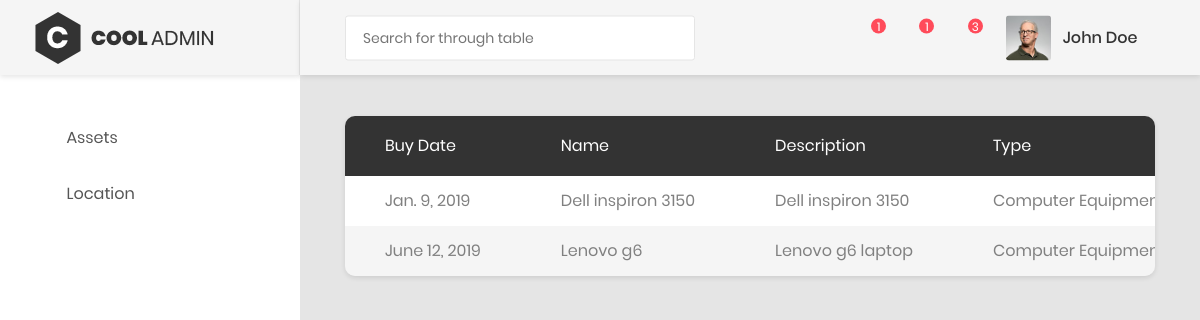
The app's page /assetmanager/pending (signed in) with its own data.
### AMS/models.py (models this page shows, shortened)
class Asset(models.Model):
    ASSET_CHOICES = (
            ('Automobile',   'Automobile'),
            ('AV Equipment', 'AV Equipment'),
            ('Computer Equipment',  'Computer Equipment'),
            ('Office Furniture & Stationary', 'Office Furniture & Stationary'),
        )
    DEPARTMENT = (
        ('I.T', 'I.T'),
        ('Finance', 'Finance'),
        ('Marketing', 'Marketing'),
        ('Sales', 'Sales'),
    )
    STATUS_CHOICES = (
            ('Working', 'Working'),
            ('Disabled', 'Disabled'),
    )
    Depreciation = (
        ('Straight Line', 'Straight Line'),
        ('Double-Declining Balance', 'Double-Declining Balance'),
        ('Sum of Years', 'Sum of Years'),
    )
    asset_id= models.AutoField(primary_key=True)
    acquisition_date = models.DateField(default=datetime.date.today)
    asset_name =  models.CharField(max_length=50, blank=True, )
    description = models.TextField(max_length=2000)
    asset_type = models.CharField(choices=ASSET_CHOICES, max_length=30)
    asset_barcode = models.CharField(max_length=30, blank=True, )
    asset_serial_number = models.CharField(max_length=80, blank=True, )
    asset_location = models.ForeignKey("Location", on_delete=models.PROTECT)
    asset_status = models.CharField(choices=STATUS_CHOICES, max_length=10)
    asset_owner = models.ForeignKey(settings.AUTH_USER_MODEL, on_delete=models.CASCADE)
    asset_user = models.CharField(max_length=30, blank=True, )
    asset_department = models.CharField(max_length=50)
    added_date = models.DateField(default=datetime.date.today)
    modified_date = models.DateField(default=datetime.date.today)
    purchase_value = models.DecimalField(max_digits=19, decimal_places=2,default=200.00)
    residual_value = models.DecimalField(max_digits=19, decimal_places=2,default=0.00)
    current_value = models.DecimalField(max_digits=19, decimal_places=2)
    life_expectancy = models.IntegerField(default=3)
    depr_model = models.CharField(choices=Depreciation, max_length=30,default='Straight Line')
    currentVal_date = models.DateField(default=datetime.date.today)
    asset_is_approved = models.BooleanField(_('approved'), default=False)
    asset_department = models.CharField(choices=DEPARTMENT, max_length=10)

### AMS/views.py (the view)
# urls.py: url('pending', ApprovalList.as_view(), name='pending'),
class ApprovalList(LoginRequiredMixin, ListView):
    model = Asset
    login_url = '/assetmanager/login/'
    redirect_field_name = 'redirect_to'
    template_name= 'approval_page.html'
    context_object_name = 'assets'
    paginate_by = 10
    queryset = Asset.objects.filter(asset_is_approved=False)

### AMS/models.py (called while the page is built)
    def __str__(self):
        return self.adress

### AMS/template/approval_page.html (shortened to what this page needs)
<!DOCTYPE html>
<html lang="en">
<head>
    {% load static %}
    {% load i18n staticfiles %}
    <link href="{% static 'css/font-face.css' %}" rel="stylesheet" media="all">
    <link href="{% static 'vendor/font-awesome-4.7/css/font-awesome.min.css' %}" rel="stylesheet" media="all">
    <link href="{% static 'vendor/font-awesome-5/css/fontawesome-all.min.css'%}" rel="stylesheet" media="all">
    <link href="{% static 'vendor/mdi-font/css/material-design-iconic-font.min.css'%}" rel="stylesheet" media="all">
    <link href="{% static 'vendor/bootstrap-4.1/bootstrap.min.css' %}" rel="stylesheet" media="all">
    <link href="{% static 'vendor/animsition/animsition.min.css'%}" rel="stylesheet" media="all">
    <link href="{% static 'vendor/bootstrap-progressbar/bootstrap-progressbar-3.3.4.min.css'%}" rel="stylesheet" media="all">
    <link href="{% static 'vendor/wow/animate.css'%}" rel="stylesheet" media="all">
    <link href="{% static 'vendor/css-hamburgers/hamburgers.min.css'%}" rel="stylesheet" media="all">
    <link href="{% static 'vendor/slick/slick.css'%}" rel="stylesheet" media="all">
    <link href="{% static 'vendor/select2/select2.min.css'%}" rel="stylesheet" media="all">
    <link href="{% static 'vendor/perfect-scrollbar/perfect-scrollbar.css'%}" rel="stylesheet" media="all">
    <link href="{% static 'vendor/data-tables/datatables.min.css'%}" rel="stylesheet" media="all">
    <link href="{% static 'vendor/data-tables/dataTables.bootstrap4.min.css'%}" rel="stylesheet" media="all">
    <link href="{% static 'css/theme.css'%}" rel="stylesheet" media="all">
</head>
<body class="animsition">
    <div class="page-wrapper">
        <aside class="menu-sidebar d-none d-lg-block">
            <div class="logo">
                <a href="#">
                    <img src="images/icon/logo.png" alt="Cool Admin" />
                </a>
            </div>
            <div class="menu-sidebar__content js-scrollbar1">
                <nav class="navbar-sidebar">
                    <ul class="list-unstyled navbar__list">
                 <li class="has-sub">
                            <a class="js-arrow" href="#">
                                <i class="fas fa-desktop"></i>Assets</a>
                 </li>
                          <li class="has-sub">
                            <a class="js-arrow" href="#">
                                <i class="fas fa-copy"></i>Location</a>
                       </li>
                    </ul>
                </nav>
            </div>
        </aside>
        <div class="page-container">
            <header class="header-desktop">
                <div class="section__content section__content--p30">
                    <div class="container-fluid">
                        <div class="header-wrap">
                                <input class="au-input au-input--xl" type="text" id="txtSearch"  placeholder="Search for through table" />
                            <div class="header-button">
                                <div class="noti-wrap">
                                    <div class="noti__item js-item-menu">
                                        <i class="zmdi zmdi-comment-more"></i>
                                        <span class="quantity">1</span>
                                    </div>
                                    <div class="noti__item js-item-menu">
                                        <i class="zmdi zmdi-email"></i>
                                        <span class="quantity">1</span>
                                    </div>
                                    <div class="noti__item js-item-menu">
                                        <i class="zmdi zmdi-notifications"></i>
                                        <span class="quantity">3</span>
                                    </div>
                                </div>
                                <div class="account-wrap">
                                    <div class="account-item clearfix js-item-menu">
                                        <div class="image">
                                            <img src="images/icon/avatar-01.jpg" alt="John Doe" />
                                        </div>
                                        <div class="content">
                                            <a class="js-acc-btn" href="#">john doe</a>
                                        </div>
                                    </div>
                                </div>
                            </div>
                        </div>
                    </div>
                </div>
            </header>
            <div class="main-content">
                <div class="section__content section__content--p30">
                    <div class="container-fluid">
                        <div class="table-responsive table--no-card m-b-30">
                            <table class="table table-borderless table-striped table-earning">
                        <thead>
                            <tr>
                                <th>Buy date</th>
                                <th>Name</th>
                                <th>Description</th>
                                <th>Type</th>
                            </tr>
                        </thead>
                        <tbody id="searchBody">
                         {% for asset in assets %}
                        <tr>
                            <td>{{ asset.acquisition_date }}</td>
                            <td>{{ asset.asset_name }}</td>
                            <td>{{ asset.description }}</td>
                            <td>{{ asset.asset_type }}</td>
                        </tr>
                        {% endfor %}
                    </tbody>
                    </table>
                        </div>
                                </div>
                            </div>
                        </div>
        </div>
    </div>
</body>
</html>

### records on screen
Asset: acquisition_date "Jan. 9, 2019", asset_name "Dell inspiron 3150", description "Dell inspiron 3150", asset_type "Computer…"
Asset: acquisition_date "June 12, 2019", asset_name "Lenovo g6", description "Lenovo g6 laptop", asset_type "Computer…"
